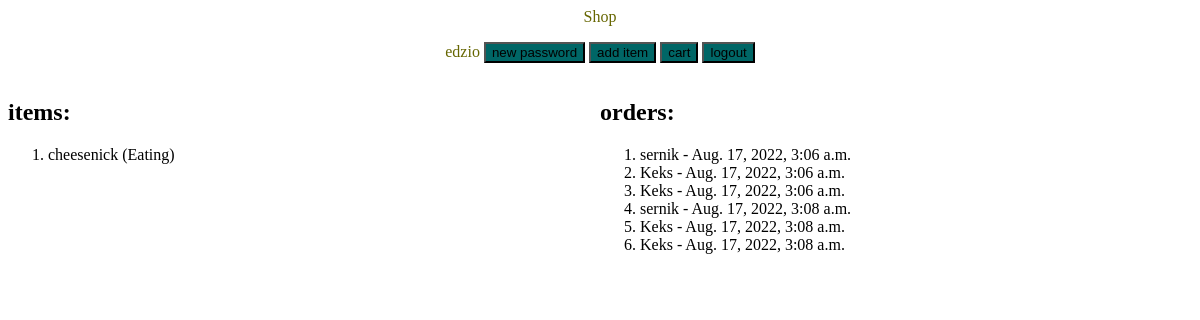
Before: /sklapp/profile/ (signed in) with the older database file.
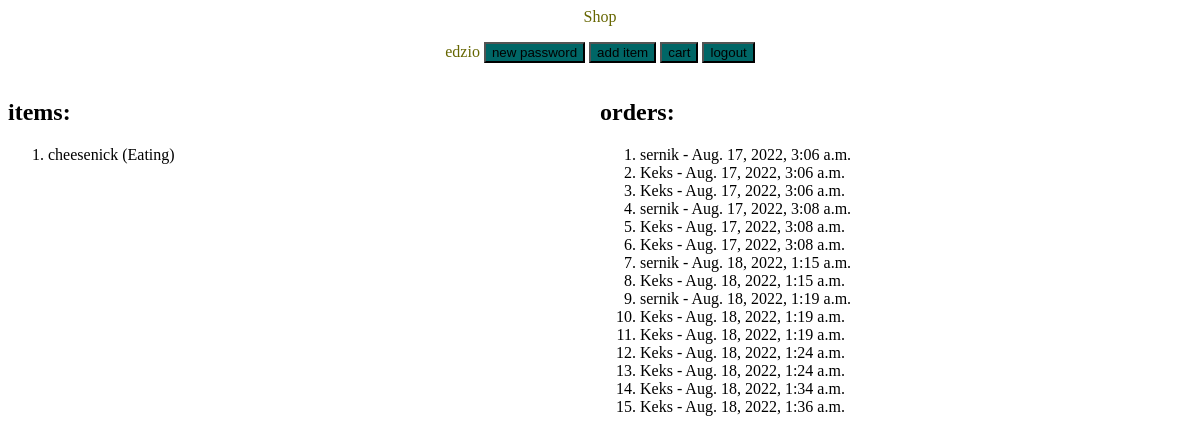
After: the same page with the newer database file.
### items/models.py (models this page shows, shortened)
class Item(models.Model):
    category = models.ForeignKey(Category, on_delete=models.CASCADE)
    owner = models.ForeignKey(User, on_delete=models.CASCADE)
    item_name = models.CharField(max_length=200)
    price = models.FloatField()
    def __str__(self):
        return self.item_name

class Category(models.Model):
    category_name = models.CharField(max_length=200)
    last_usage = models.DateTimeField('date_published')
    def __str__(self):
        return self.category_name

class Order(models.Model):
    user = models.ForeignKey(User, on_delete=models.CASCADE)
    item_name = models.ForeignKey(Item, on_delete=models.CASCADE)
    purchase_date = models.DateTimeField('purchase date')

### items/views.py (the view)
# urls.py: path('profile/', views.profile.as_view(), name='profile'),
class profile(TemplateView):
    template_name = 'items/profile.html'
    def get_context_data(self, *args, **kwargs):
        user = self.request.session["usname"]
        if user:
            return get_cart_context(user)
        else:
            return HttpResponseRedirect('/sklapp/login/')

### items/views.py (called while the page is built)
def get_cart_context(username):
    user = User.objects.get(username=username)
    orders = Order.objects.filter(user=user)
    items = Item.objects.filter(owner=user)
    citems = Cart.objects.filter(user=user)
    if not len(orders):
        orders = ""
    if not len(items):
        items = ""
    cart_items = []
    for cart_item in citems:
        cat = Category.objects.get(pk=cart_item.categoryid)
        item = cat.item_set.get(pk=cart_item.itemid)
        cart_items.append(item)
    context = {
            'usname': user.username,
            'orders': orders,
            'items': items,
            'cart_items': cart_items
    }
    return context

### items/templates/items/profile.html (shortened to what this page needs)
<head>
</head>
<body>
    {% include 'items/profile_bar.html' %}
    <div style="float:left; width:50%">
	<h2>items:</h2>
	<ol>
	    {% for item in items %}
	    <li>{{item.item_name}} ({{item.category}})</li>
	    {% endfor %}
	</ol>
    </div>
    <div style="float:left; width:50%">
	<h2>orders:</h2>
	<ol>
	    {% for order in orders %}
	    <li>{{ order.item_name }} - {{ order.purchase_date }}</li>
	    {% endfor %}
	</ol>
    </div>
</body>

### items/templates/items/profile_bar.html (shortened to what this page needs)
<header>
<a href="/sklapp/">Shop</a>
<p>
<a href="/sklapp/profile/">{{usname}} </a>
    <a href="/sklapp/change_password/">
	<input type="button" value="new password">
    </a>
    <a href="/sklapp/add_item/">
	<input type="button" value="add item">
    </a>
    <input type="button" value="cart" id="cart" onclick="f()"/>
    <a href="/sklapp/logout/">
	<input type="button" value="logout">
    </a>
</p>
</header>

### items/templates/items/profile.html (style rules this page uses)
header { text-align:center; }

### items/templates/items/profile_bar.html (style rules this page uses)
input { background: #066; }
a { text-decoration: none;color:#660; }
header { text-align:center; }

Changed rows visible on the page:
added Order: item_name "sernik", purchase_date "Aug. 18, 2022, 1:15 a.m."
added Order: item_name "Keks", purchase_date "Aug. 18, 2022, 1:15 a.m."
added Order: item_name "sernik", purchase_date "Aug. 18, 2022, 1:19 a.m."
added Order: item_name "Keks", purchase_date "Aug. 18, 2022, 1:19 a.m."
added Order: item_name "Keks", purchase_date "Aug. 18, 2022, 1:19 a.m."
added Order: item_name "Keks", purchase_date "Aug. 18, 2022, 1:24 a.m."
added Order: item_name "Keks", purchase_date "Aug. 18, 2022, 1:24 a.m."
added Order: item_name "Keks", purchase_date "Aug. 18, 2022, 1:34 a.m."
added Order: item_name "Keks", purchase_date "Aug. 18, 2022, 1:36 a.m."
